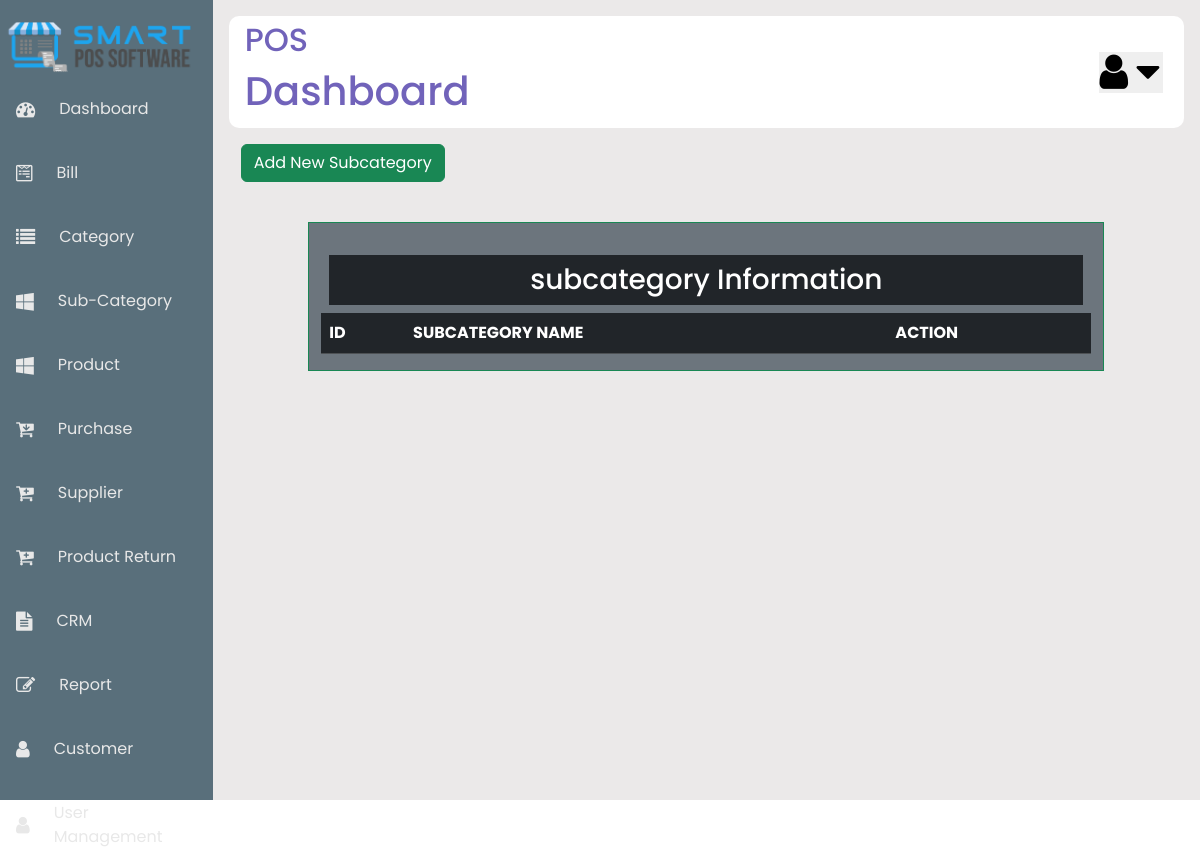
Page /view_subcategory.php on the earlier database version.
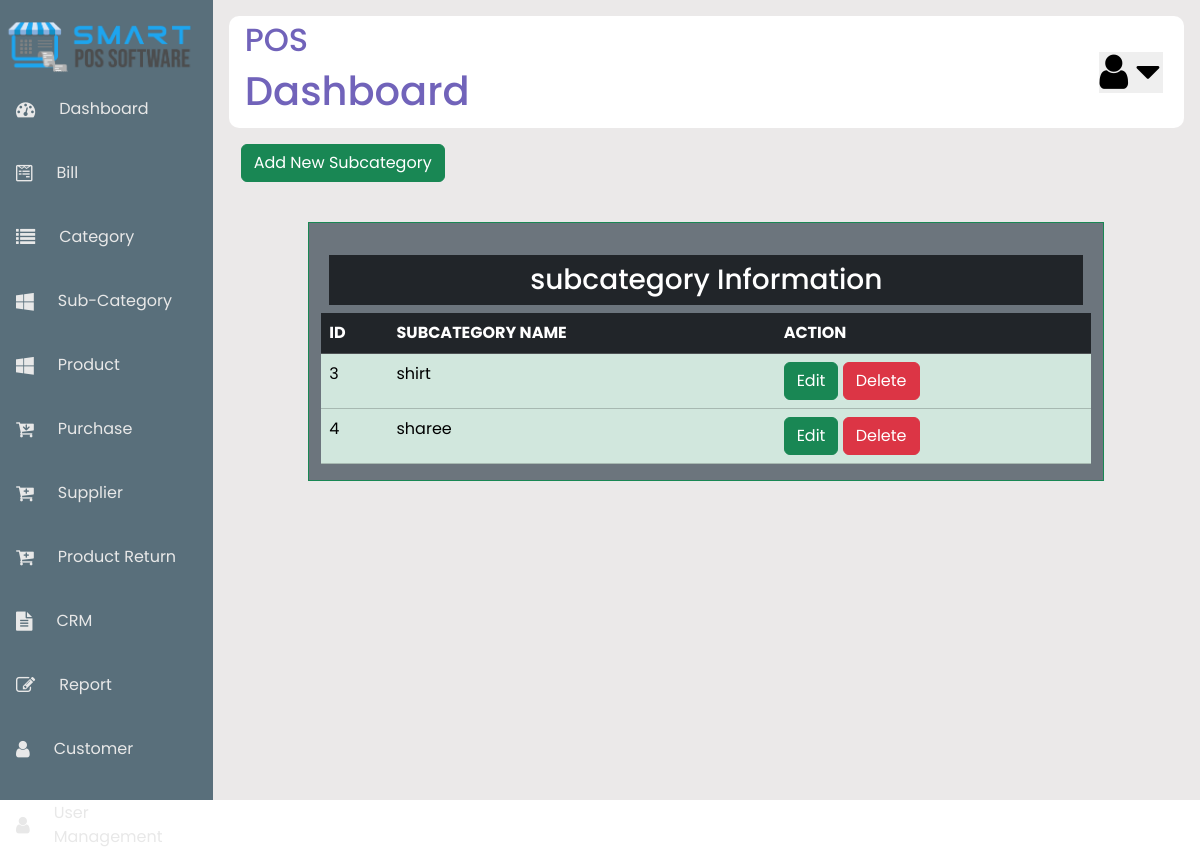
Same page on the later database version.
### tables this page shows
CREATE TABLE `sub_category` (
  `id` int(100) NOT NULL,
  `subcatname` varchar(100) NOT NULL
);

### view_subcategory.php (the view, shortened to what this page needs)
<?php
    include("includes/header.php");
    include("includes/sidebar.php");
    include("includes/nav.php");
?>
<?php
$conn = mysqli_connect('localhost','root','','pos_project');
?>
<head>
<link href="https://cdn.jsdelivr.net/npm/bootstrap@5.3.3/dist/css/bootstrap.min.css" rel="stylesheet">
</head>
   <div class="container">
    <div class="row">
    <p>
    <span class='btn btn-success'><a href='insert_subcategory.php' class='text-white text-decoration-none'>Add New Subcategory</a></span>
    </p>
        <div class="col-sm-1"></div>
        <div class="col-sm-10 pt-4 mt-4 border border-success bg-secondary text-white">
            <h3 class="text-center p-2 m-2 bg-dark text-white">subcategory Information</h3>
            <?php
            $sql = 'SELECT * FROM sub_category';
            $query = mysqli_query($conn, $sql);
            echo "<table class='table table-success'>
             <tr class='table-dark'>
                <th>ID</th>
                <th>SUBCATEGORY NAME</th>
                <th>ACTION</th>
             </tr>";
           while ($data = mysqli_fetch_assoc($query)){
            $id = $data['id'];
            $subcatname = $data['subcatname'];
            echo "<tr>
                    <td>$id</td>
                    <td>$subcatname</td>
                    <td>
                    <span class='btn btn-success'><a href='edit_subcategory.php?id=$id'class='text-white text-decoration-none'>Edit</a></span>
                    <span class='btn btn-danger'><a href='view_subcategory.php?deleteid=$id'class='text-white text-decoration-none'>Delete</a></span>
                    </td>
                </tr>";
           }
            ?>
        </div>
    </div>
   </div>
   <?php
    include("includes/footer.php");
?>

Differences in the rows shown:
added sub_category: id "3", subcatname "shirt"
added sub_category: id "4", subcatname "sharee"
